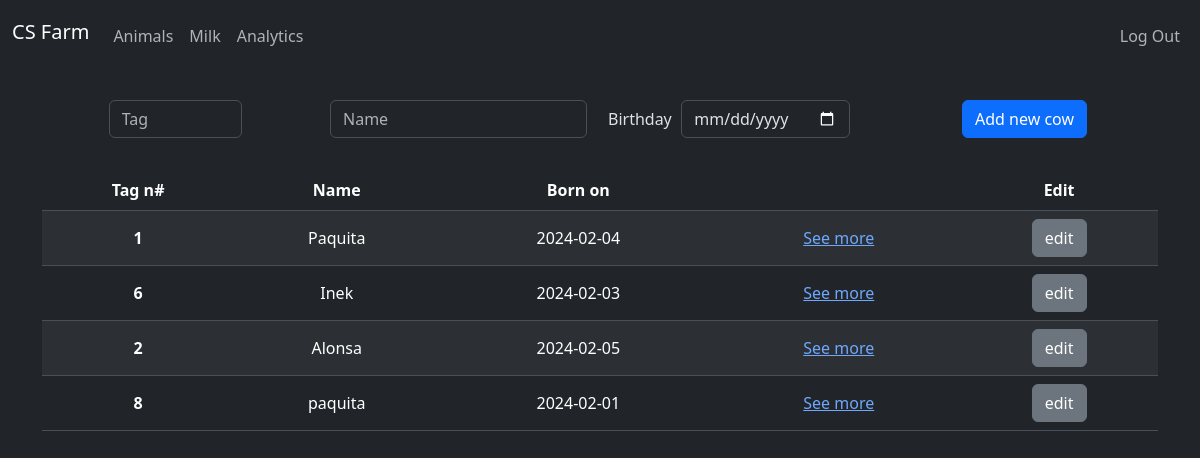
The page /animals (signed in) on the database as committed earlier.
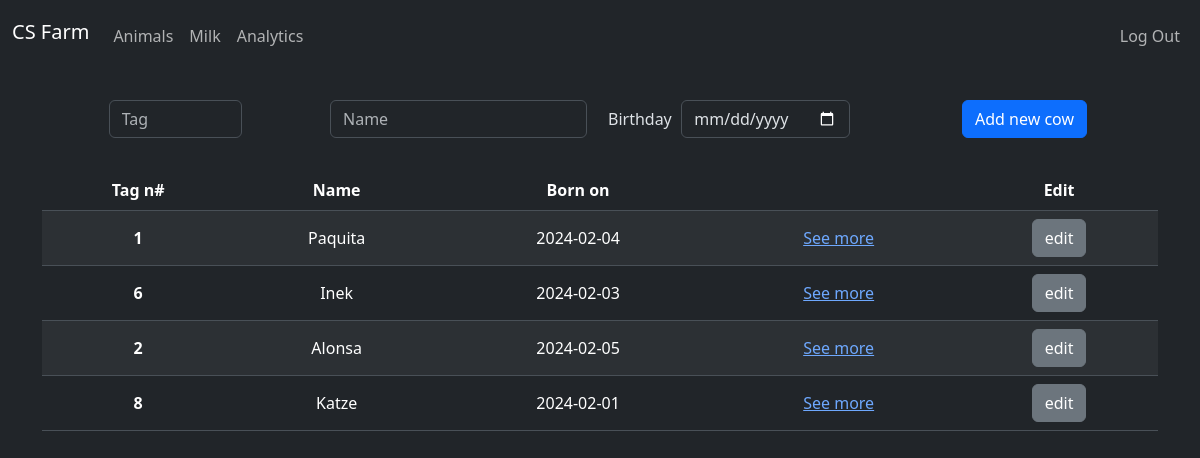
The same page on the database as committed later.
### tables this page shows
CREATE TABLE animals (uuid TEXT PRIMARY KEY, a_id INTEGER, user_id INTEGER, name TEXT NOT NULL, birthday TEXT, img BLOB, created_at TEXT NOT NULL, modified_at TEXT NOT NULL, FOREIGN KEY (user_id) REFERENCES users (id));

### app.py (the view, shortened to what this page needs)
@requires_login
@app.route("/animals", methods=["GET", "POST", "PUT"])
def animals():
    if request.method == "GET":
        db = connection()
        user_id = session["user_id"]
        rows = db.execute(
            "SELECT uuid, a_id, name, birthday, img FROM animals "
            "WHERE user_id = (?)",
            (user_id,)).fetchall()
        cows = []
        for row in rows:
            cow = Cow(row)
            cows.append(cow)
        return render_template("animals.html", cows=cows)

### database.py (called while the page is built)
def connection() -> sqlite3.Connection:
    con = sqlite3.connect(__db_url)
    con.row_factory = sqlite3.Row
    return con

### templates/animals.html (shortened to what this page needs)
{% extends "base.html" %}
{% block main %}
<form hx-post="/animals" hx-target="main" hx-swap="beforebegin">
	<div class="form-group row g-3 mb-3 mt-1">
		<div class="col">
			<input autocomplete="off" required autofocus class="form-control mx-auto w-50" name="tag" placeholder="Tag"
				type="number">
		</div>
		<div class="col">
			<input class="form-control mx-auto w-auto" required name="name" placeholder="Name" type="text"
				autocomplete="off" />
		</div>
		<div class="col">
			<div class="row mb-3">
				<label for="birthday" class="col-sm-2 col-form-label">Birthday</label>
				<input class="form-control mx-auto w-auto" name="birthday" type="date" />
			</div>
		</div>
		<div class="col">
			<button class="btn btn-primary" type="submit">Add new cow</button>
		</div>
	</div>
</form>
<table class="table table-hover table-striped">
	<thead>
		<tr>
			<th scope="col">Tag n#</th>
			<th scope="col">Name</th>
			<th scope="col">Born on</th>
			<th scope="col"></th>
			<th scope="col">Edit</th>
		</tr>
	</thead>
	<tbody class="align-middle">
		{% for cow in cows %}
		<tr hx-target="this" hx-swap="outerHTML">
			<th scope="row">{{ cow.id }}</th>
			<td>{{ cow.name }}</td>
			<td>{{ cow.birthday }}</td>
			<td><a href="/analytics?id={{cow.id}}">See more</td>
			<td>
				<button class="btn btn-secondary" hx-get="/animals/edit?id={{cow.id}}">edit</button>
			</td>
		</tr>
		{% endfor %}
	</tbody>
</table>
{% endblock %}

### templates/base.html (shortened to what this page needs)
<!DOCTYPE html>
<html lang="en" data-bs-theme="dark">
<head>
	<link href="/static/styles.css" rel="stylesheet">
	<link href="https://cdn.jsdelivr.net/npm/bootstrap@5.3.2/dist/css/bootstrap.min.css" rel="stylesheet"
>
</head>
<body>
	<nav class="navbar navbar-expand-md">
		<div class="container-fluid">
			<a class="navbar-brand" href="/">CS Farm</a>
			<div class="collapse navbar-collapse" id="navbar">
				{% if session["user_id"] %}
				<ul class="navbar-nav me-auto mt-2">
					<li class="nav-item"><a class="nav-link" href="/animals">Animals</a></li>
					<li class="nav-item"><a class="nav-link" href="/milk">Milk</a></li>
					<li class="nav-item"><a class="nav-link" href="/analytics">Analytics</a></li>
				</ul>
				<ul class="navbar-nav ms-auto mt-2">
					<li class="nav-item"><a class="nav-link" href="/logout">Log Out</a></li>
				</ul>
				{% else %}
				<ul class="navbar-nav ms-auto mt-2">
					<li class="nav-item"><a class="nav-link" href="/register">Register</a></li>
					<li class="nav-item"><a class="nav-link" href="/login">Log In</a></li>
				</ul>
				{% endif %}
			</div>
		</div>
	</nav>
	<main class="container py-3 text-center">
		{% block main %}{% endblock %}
	</main>
</body>
</html>

Rows that differ between the two databases and show on the page:
changed animals: name "paquita" → "Katze"
